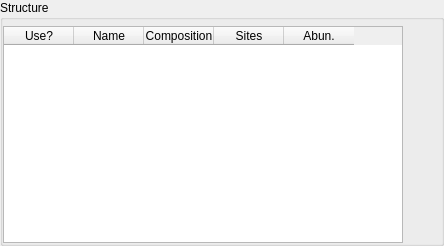
           <widget class="QGroupBox" name="groupBox_4">
            <property name="title">
             <string>Structure</string>
            </property>
            <property name="flat">
             <bool>true</bool>
            </property>
            <layout class="QHBoxLayout" name="horizontalLayout_5">
             <property name="leftMargin">
              <number>0</number>
             </property>
             <property name="topMargin">
              <number>6</number>
             </property>
             <property name="rightMargin">
              <number>0</number>
             </property>
             <property name="bottomMargin">
              <number>0</number>
             </property>
             <item>
              <widget class="QTableWidget" name="tbPolymers">
               <property name="minimumSize">
                <size>
                 <width>400</width>
                 <height>0</height>
                </size>
               </property>
               <property name="selectionMode">
                <enum>QAbstractItemView::ContiguousSelection</enum>
               </property>
               <property name="columnCount">
                <number>5</number>
               </property>
               <attribute name="horizontalHeaderDefaultSectionSize">
                <number>70</number>
               </attribute>
               <column>
                <property name="text">
                 <string>Use?</string>
                </property>
               </column>
               <column>
                <property name="text">
                 <string>Name</string>
                </property>
               </column>
               <column>
                <property name="text">
                 <string>Composition</string>
                </property>
               </column>
               <column>
                <property name="text">
                 <string>Sites</string>
                </property>
               </column>
               <column>
                <property name="text">
                 <string>Abun.</string>
                </property>
               </column>
              </widget>
             </item>
             <item>
              <layout class="QVBoxLayout" name="verticalLayout_8">
               <property name="spacing">
                <number>0</number>
               </property>
               <item>
                <widget class="QToolButton" name="btInsertRowAbovePolymers">
                 <property name="toolTip">
                  <string>Insert row above</string>
                 </property>
                 <property name="icon">
                  <iconset resource="mofi.qrc">
                   <normaloff>:/mofi resource/images/InsertRowAbove.png</normaloff>:/mofi resource/images/InsertRowAbove.png</iconset>
                 </property>
                 <property name="iconSize">
                  <size>
                   <width>24</width>
                   <height>24</height>
                  </size>
                 </property>
                 <property name="toolButtonStyle">
                  <enum>Qt::ToolButtonIconOnly</enum>
                 </property>
                 <property name="autoRaise">
                  <bool>true</bool>
                 </property>
                </widget>
               </item>
               <item>
                <widget class="QToolButton" name="btInsertRowBelowPolymers">
                 <property name="toolTip">
                  <string>Insert row below</string>
                 </property>
                 <property name="icon">
                  <iconset resource="mofi.qrc">
                   <normaloff>:/mofi resource/images/InsertRowBelow.png</normaloff>:/mofi resource/images/InsertRowBelow.png</iconset>
                 </property>
                 <property name="iconSize">
                  <size>
                   <width>24</width>
                   <height>24</height>
                  </size>
                 </property>
                 <property name="autoRaise">
                  <bool>true</bool>
                 </property>
                </widget>
               </item>
               <item>
                <widget class="QToolButton" name="btDeleteRowPolymers">
                 <property name="toolTip">
                  <string>Delete row</string>
                 </property>
                 <property name="icon">
                  <iconset resource="mofi.qrc">
                   <normaloff>:/mofi resource/images/DeleteRow.png</normaloff>:/mofi resource/images/DeleteRow.png</iconset>
                 </property>
                 <property name="iconSize">
                  <size>
                   <width>24</width>
                   <height>24</height>
                  </size>
                 </property>
                 <property name="autoRaise">
                  <bool>true</bool>
                 </property>
                </widget>
               </item>
               <item>
                <widget class="QToolButton" name="btClearPolymers">
                 <property name="toolTip">
                  <string>Clear table</string>
                 </property>
                 <property name="icon">
                  <iconset resource="mofi.qrc">
                   <normaloff>:/mofi resource/images/ClearTable.png</normaloff>:/mofi resource/images/ClearTable.png</iconset>
                 </property>
                 <property name="iconSize">
                  <size>
                   <width>24</width>
                   <height>24</height>
                  </size>
                 </property>
                 <property name="autoRaise">
                  <bool>true</bool>
                 </property>
                </widget>
               </item>
               <item>
                <widget class="QToolButton" name="btDefaultModsPolymers">
                 <property name="toolTip">
                  <string>Load default glycans</string>
                 </property>
                 <property name="icon">
                  <iconset resource="mofi.qrc">
                   <normaloff>:/mofi resource/images/DefaultEntries.png</normaloff>:/mofi resource/images/DefaultEntries.png</iconset>
                 </property>
                 <property name="iconSize">
                  <size>
                   <width>24</width>
                   <height>24</height>
                  </size>
                 </property>
                 <property name="popupMode">
                  <enum>QToolButton::InstantPopup</enum>
                 </property>
                 <property name="autoRaise">
                  <bool>true</bool>
                 </property>
                </widget>
               </item>
               <item>
                <widget class="QToolButton" name="btLoadPolymers">
                 <property name="toolTip">
                  <string>Load glycans</string>
                 </property>
                 <property name="icon">
                  <iconset resource="mofi.qrc">
                   <normaloff>:/mofi resource/images/Open.png</normaloff>:/mofi resource/images/Open.png</iconset>
                 </property>
                 <property name="iconSize">
                  <size>
                   <width>24</width>
                   <height>24</height>
                  </size>
                 </property>
                 <property name="autoRaise">
                  <bool>true</bool>
                 </property>
                </widget>
               </item>
               <item>
                <widget class="QToolButton" name="btSavePolymers">
                 <property name="toolTip">
                  <string>Save glycans</string>
                 </property>
                 <property name="icon">
                  <iconset resource="mofi.qrc">
                   <normaloff>:/mofi resource/images/Save.png</normaloff>:/mofi resource/images/Save.png</iconset>
                 </property>
                 <property name="iconSize">
                  <size>
                   <width>24</width>
                   <height>24</height>
                  </size>
                 </property>
                 <property name="autoRaise">
                  <bool>true</bool>
                 </property>
                </widget>
               </item>
              </layout>
             </item>
            </layout>
           </widget>
